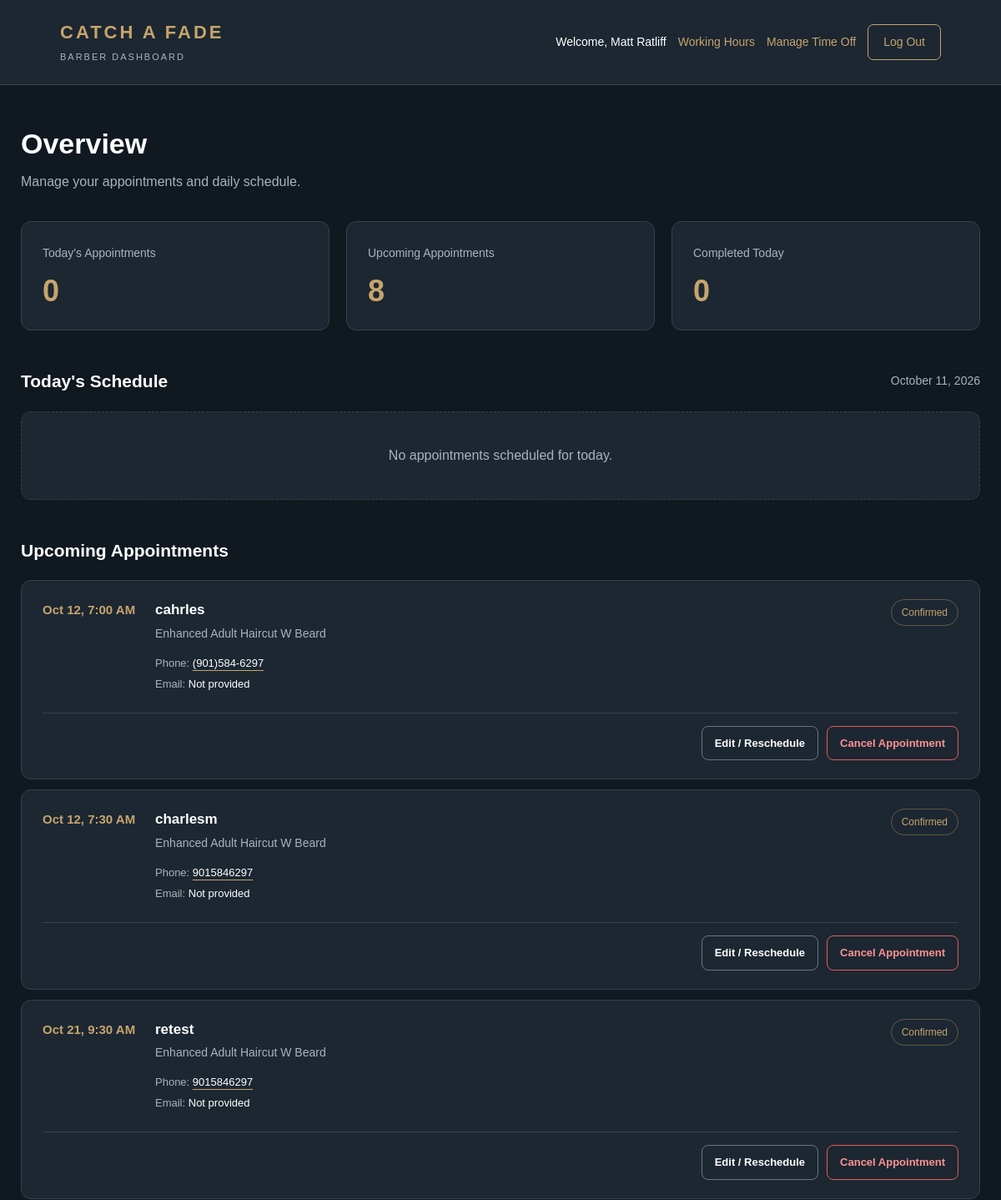
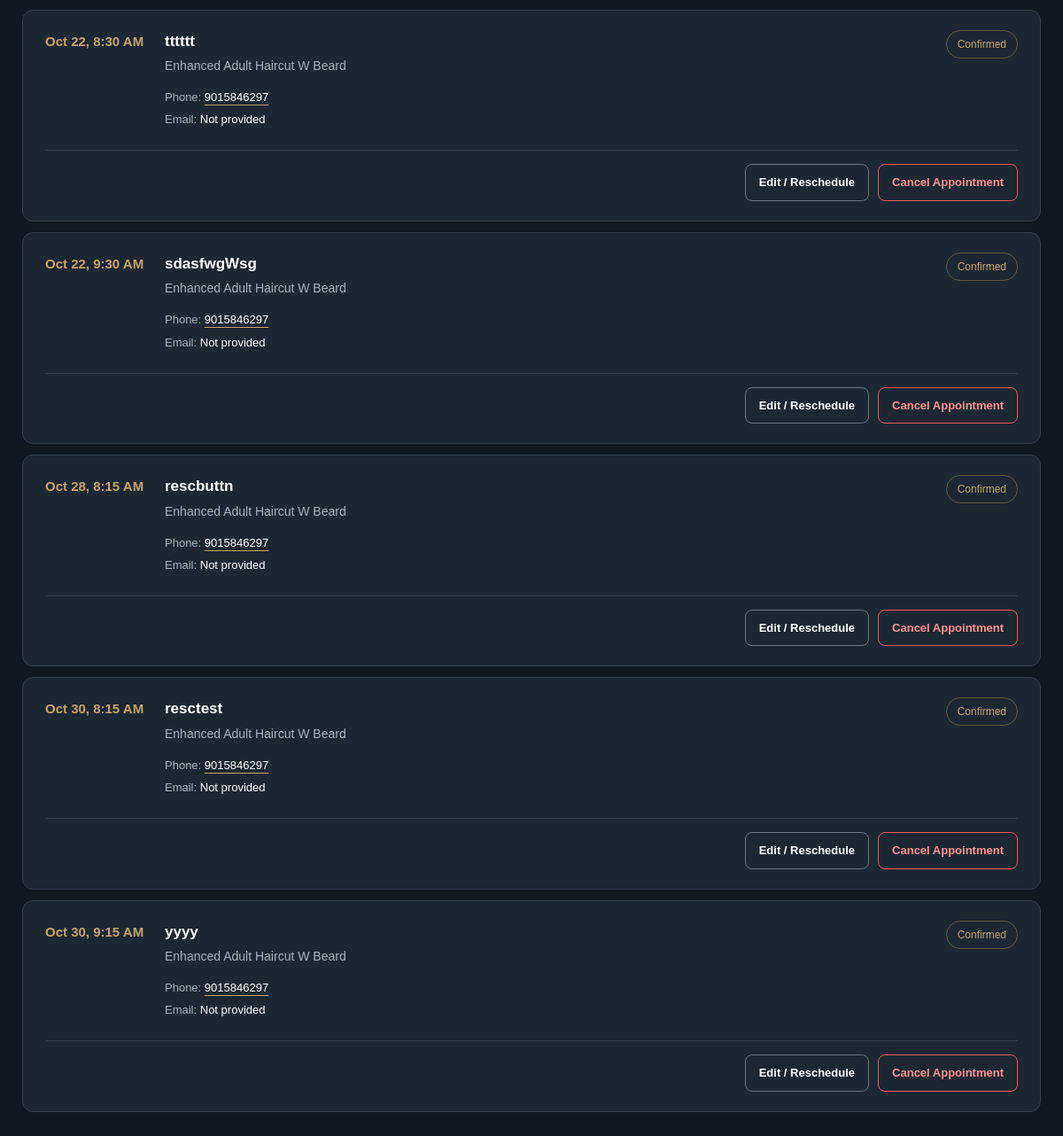
The app's page /booking/dashboard/ (signed in), older data (2 pictures, top to bottom).
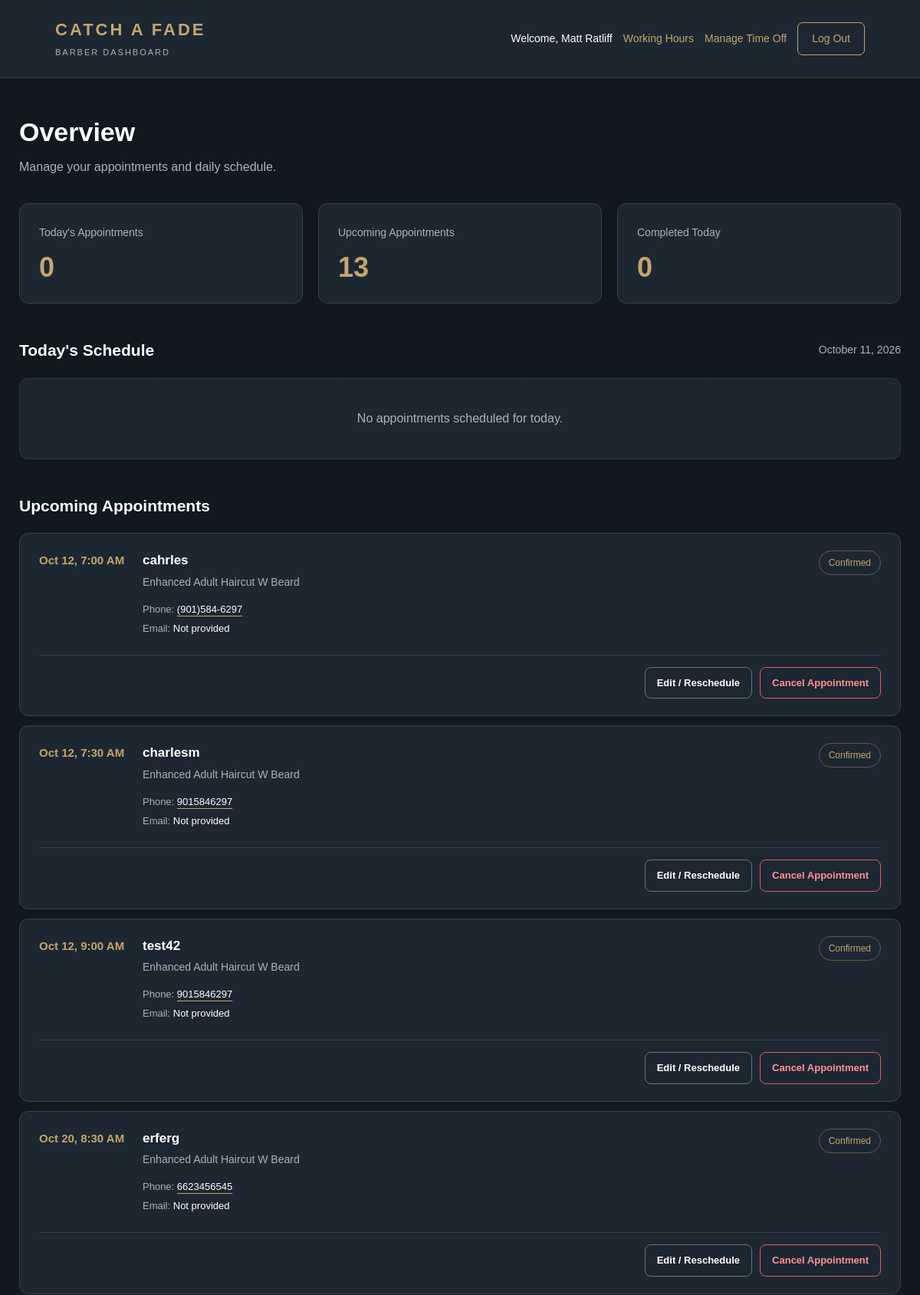
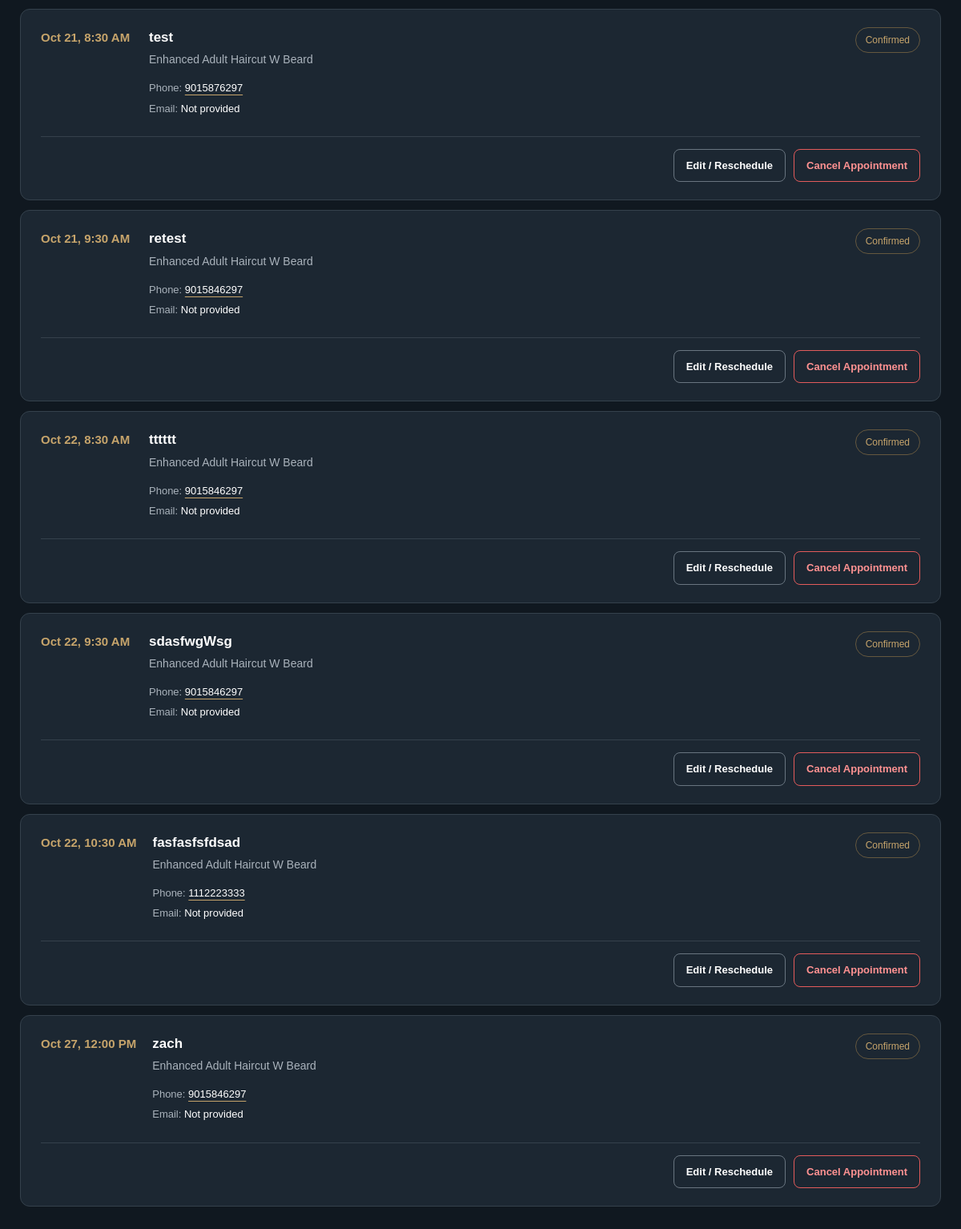
The same page, newer data (2 pictures, top to bottom).
### booking/models.py (models this page shows, shortened)
class Appointment(models.Model):
    STATUS_CHOICES = [
        ("pending", "Pending"),
        ("confirmed", "Confirmed"),
        ("cancelled", "Cancelled"),
        ("completed", "Completed"),
    ]
    barber = models.ForeignKey(
        Barber,
        on_delete=models.PROTECT,
        related_name="appointments"
    )
    service = models.ForeignKey(
        Service,
        on_delete=models.PROTECT,
        related_name="appointments"
    )
    cancellation_token = models.UUIDField(
        default=uuid.uuid4,
        unique=True,
        editable=False
    )
    customer_name = models.CharField(max_length=100)
    customer_phone = models.CharField(max_length=20)
    customer_email = models.EmailField(blank=True)
    start_time = models.DateTimeField()
    end_time = models.DateTimeField()
    status = models.CharField(
        max_length=20,
        choices=STATUS_CHOICES,
        default="confirmed"
    )
    created_at = models.DateTimeField(auto_now_add=True)
    sms_consent = models.BooleanField(default=False)
    confirmation_sent_at = models.DateTimeField(
        null=True,
        blank=True
    )
    reminder_sent_at = models.DateTimeField(
        null=True,
        blank=True
    )

class Service(models.Model):
    name = models.CharField(max_length=100)
    duration = models.PositiveIntegerField()
    price = models.DecimalField(max_digits=6, decimal_places=2)
    active = models.BooleanField(default=True)

### booking/views.py (the view)
@login_required
def barber_dashboard(request):
    try:
        barber = request.user.barber_profile
    except Barber.DoesNotExist:
        raise PermissionDenied("No barber profile is linked to this account.")
    if not barber.active:
        raise PermissionDenied("This barber account is inactive.")
    now = timezone.localtime()
    today = now.date()
    appointments = Appointment.objects.filter(
        barber=barber
    ).exclude(
        status="cancelled"
    ).select_related(
        "service"
    ).order_by("start_time")
    todays_appointments = appointments.filter(
        start_time__date=today
    )
    upcoming_appointments = appointments.filter(
        start_time__gte=timezone.now()
    )
    context = {
        "barber": barber,
        "todays_appointments": todays_appointments,
        "upcoming_appointments": upcoming_appointments[:10],
        "today_count": todays_appointments.count(),
        "upcoming_count": upcoming_appointments.count(),
        "completed_count": todays_appointments.filter(
            status="completed"
        ).count(),
        "now": timezone.now(),
    }
    return render(
        request,
        "booking/dashboard.html",
        context
    )

### booking/templates/booking/dashboard.html (shortened to what the changed rows need)
{% load static %}
<!DOCTYPE html>
<html lang="en">
<head>
    <link rel="stylesheet" href="{% static 'booking/dashboard.css' %}">
</head>
<body>
    <header class="dashboard-header">
        <div class="brand">
            <h1>CATCH A FADE</h1>
        </div>
    </header>
    <main class="dashboard-container">
        <section class="page-heading">
            <h2>Overview</h2>
        </section>
        <section class="stats-grid">
            <div class="stat-card">
                <span>Upcoming Appointments</span>
                <h3>{{ upcoming_count }}</h3>
            </div>
        </section>
        <section class="appointments-section">
            <div class="section-heading">
                <h2>Today's Schedule</h2>
            </div>
        </section>
        <section class="appointments-section">
            <div class="section-heading">
                <h2>Upcoming Appointments</h2>
            </div>
            {% for appointment in upcoming_appointments %}
                <article class="appointment-card">
                    <div class="appointment-time">
                        {{ appointment.start_time|date:"M j, g:i A" }}
                    </div>
                    <div class="appointment-details">
                        <h3>{{ appointment.customer_name }}</h3>
                        <p>{{ appointment.service.name }}</p>
                        <div class="customer-contact">
                            <p>
                                <strong>Phone:</strong>
                                <a href="tel:{{ appointment.customer_phone }}">
                                    {{ appointment.customer_phone }}
                                </a>
                            </p>
                            <p>
                                <strong>Email:</strong>
                                {% if appointment.customer_email %}
                                    <a href="mailto:{{ appointment.customer_email }}">
                                        {{ appointment.customer_email }}
                                    </a>
                                {% else %}
                                    Not provided
                                {% endif %}
                            </p>
                        </div>
                    </div>
                    <span class="appointment-status">
                        {{ appointment.get_status_display }}
                    </span>
                    <div class="appointment-actions">
                        {% if appointment.status == "pending" or appointment.status == "confirmed" %}
                            <a
                                href="{% url 'booking:barber_edit_appointment' appointment.id %}"
                                class="edit-btn"
                            >
                                Edit / Reschedule
                            </a>
                            <form
                                method="POST"
                                action="{% url 'booking:barber_cancel_appointment' appointment.id %}"
                                onsubmit="return confirm('Cancel this appointment?');"
                            >
                                <button type="submit" class="cancel-btn">
                                    Cancel Appointment
                                </button>
                            </form>
                        {% endif %}
                    </div>
                </article>
            {% empty %}
                <div class="empty-state">
                    No upcoming appointments.
                </div>
            {% endfor %}
        </section>
    </main>
</body>
</html>

Row changes from the older to the newer data that the page shows:
no longer on this page (row unchanged): Appointment: start_time "Oct 28, 8:15 AM", customer_name "rescbuttn", service.name "Enhanced Adult Haircut W Beard", customer_phone "9015846297", customer_email "Not provided", status "Confirmed", shows "Edit / Reschedule"
no longer on this page (row unchanged): Appointment: start_time "Oct 30, 8:15 AM", customer_name "resctest", service.name "Enhanced Adult Haircut W Beard", customer_phone "9015846297", customer_email "Not provided", status "Confirmed", shows "Edit / Reschedule"
no longer on this page (row unchanged): Appointment: start_time "Oct 30, 9:15 AM", customer_name "yyyy", service.name "Enhanced Adult Haircut W Beard", customer_phone "9015846297", customer_email "Not provided", status "Confirmed", shows "Edit / Reschedule"
added Appointment: start_time "Oct 12, 9:00 AM", customer_name "test42", service.name "Enhanced Adult Haircut W Beard", customer_phone "9015846297", customer_email "Not provided", status "Confirmed", shows "Edit / Reschedule"
added Appointment: start_time "Oct 20, 8:30 AM", customer_name "erferg", service.name "Enhanced Adult Haircut W Beard", customer_phone "6623456545", customer_email "Not provided", status "Confirmed", shows "Edit / Reschedule"
added Appointment: start_time "Oct 21, 8:30 AM", customer_name "test", service.name "Enhanced Adult Haircut W Beard", customer_phone "9015876297", customer_email "Not provided", status "Confirmed", shows "Edit / Reschedule"
added Appointment: start_time "Oct 22, 10:30 AM", customer_name "fasfasfsfdsad", service.name "Enhanced Adult Haircut W Beard", customer_phone "1112223333", customer_email "Not provided", status "Confirmed", shows "Edit / Reschedule"
added Appointment: start_time "Oct 27, 12:00 PM", customer_name "zach", service.name "Enhanced Adult Haircut W Beard", customer_phone "9015846297", customer_email "Not provided", status "Confirmed", shows "Edit / Reschedule"
Text that changed along with them:
{{ upcoming_count }}: "8" → "13"
